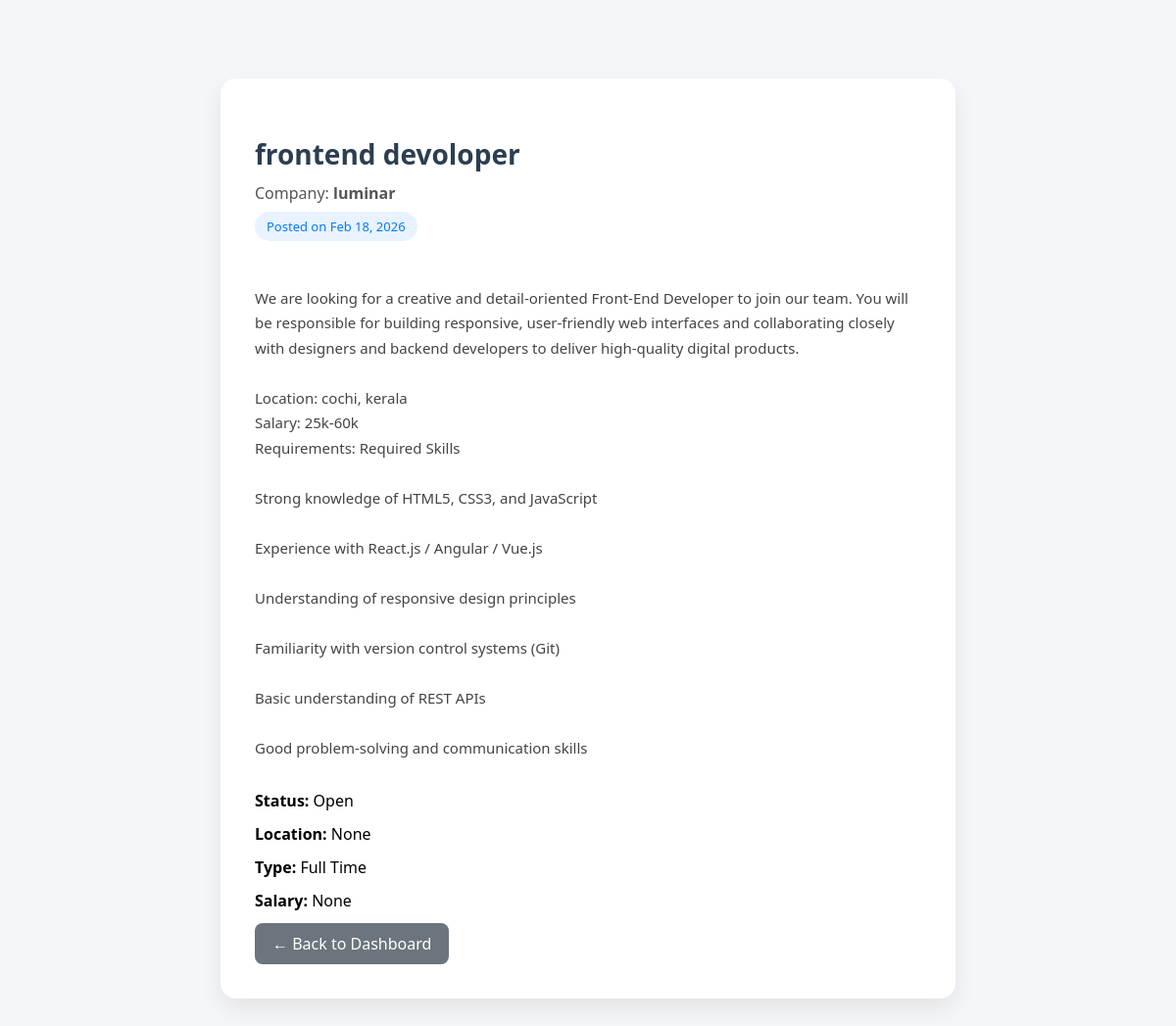
/accounts/employer/job/5/ (signed in), run on the app's committed database.
### accounts/models.py (models this page shows, shortened)
class Job(models.Model):
    title = models.CharField(max_length=200)
    company_name = models.CharField(max_length=200)
    employer = models.ForeignKey('Employer', on_delete=models.CASCADE, related_name='jobs', null=True, blank=True)
    description = models.TextField()
    location = models.CharField(max_length=200, blank=True, null=True)
    type = models.CharField(max_length=50, blank=True, null=True)
    salary = models.CharField(max_length=100, blank=True, null=True)
    status = models.CharField(max_length=20, default='Open')
    created_at = models.DateTimeField(auto_now_add=True)

### accounts/views.py (the view)
# urls.py: path('employer/job/<int:job_id>/', views.view_job, name='view_job'),
@login_required
@user_passes_test(lambda u: hasattr(u, 'profile') and u.profile.user_type == 'employer')
def view_job(request, job_id):
    job = Job.objects.filter(id=job_id, company_name=request.user.employer.company_name).first()
    return render(request, 'accounts/employer/view_job.html', {'job': job})

### accounts/templates/accounts/employer/view_job.html (shortened to what this page needs)
{% block content %}
<div class="job-container">
    {% if job %}
    <div class="job-card">
        <h2 class="job-title">{{ job.title }}</h2>
        <div class="company-name">
            Company: <strong>{{ job.company_name }}</strong>
        </div>
        <div class="posted-date">
            Posted on {{ job.created_at|date:"M d, Y" }}
        </div>
        <div class="job-description">
            {{ job.description }}
        </div>
        <div style="margin-bottom: 12px;">
            <strong>Status:</strong> {{ job.status|default:"Open" }}
        </div>
        <div style="margin-bottom: 12px;">
            <strong>Location:</strong> {{ job.location|default:"Not specified" }}
        </div>
        <div style="margin-bottom: 12px;">
            <strong>Type:</strong> {{ job.type|default:"Not specified" }}
        </div>
        <div style="margin-bottom: 12px;">
            <strong>Salary:</strong> {{ job.salary|default:"Not specified" }}
        </div>
        <a href="{% url 'employer_dashboard' %}" class="btn-back">
            ← Back to Dashboard
        </a>
    </div>
    {% else %}
    <div class="not-found">
        <h3>Job not found</h3>
        <p>The requested job posting does not exist.</p>
    </div>
    {% endif %}
</div>
{% endblock %}

### accounts/templates/accounts/employer/view_job.html (style rules this page uses)
.job-container { max-width: 750px; margin: 60px auto; padding: 20px; }
.job-card { background: #ffffff; border-radius: 16px; padding: 35px; box-shadow: 0 10px 25px rgba(0, 0, 0, 0.08); transition: all 0.3s ease; }
.job-title { font-size: 28px; font-weight: 600; margin-bottom: 10px; color: #2c3e50; }
.company-name { font-size: 16px; color: #555; margin-bottom: 8px; }
.posted-date { display: inline-block; background: #e9f2ff; color: #007bff; padding: 6px 12px; border-radius: 20px; font-size: 13px; margin-bottom: 20px; }
.job-description { font-size: 15px; line-height: 1.7; color: #444; margin-bottom: 30px; white-space: pre-line; }
.btn-back { display: inline-block; padding: 10px 18px; border-radius: 8px; text-decoration: none; font-weight: 500; background: #6c757d; color: #fff; transition: 0.3s ease; }

### data on the page
Job: title "frontend devoloper", company_name "luminar", created_at "Feb 18, 2026", description "We are looking for a creative and detail-oriented Front-End Developer to join our team. You will be responsible for building responsive, user-friendly web interfaces and collaborating closely with designers and backend developers to deliver high-quality digital products. Location: cochi, kerala Salary: 25k-60k Requirements: Required Skills Strong knowledge of HTML5, CSS3, and JavaScript Experience with React.js / Angular / Vue.js Understanding of responsive design principles Familiarity with version control systems (Git) Basic understanding of REST APIs Good problem-solving and communication skills", status "Open", location "None", type "Full Time", salary "None"
